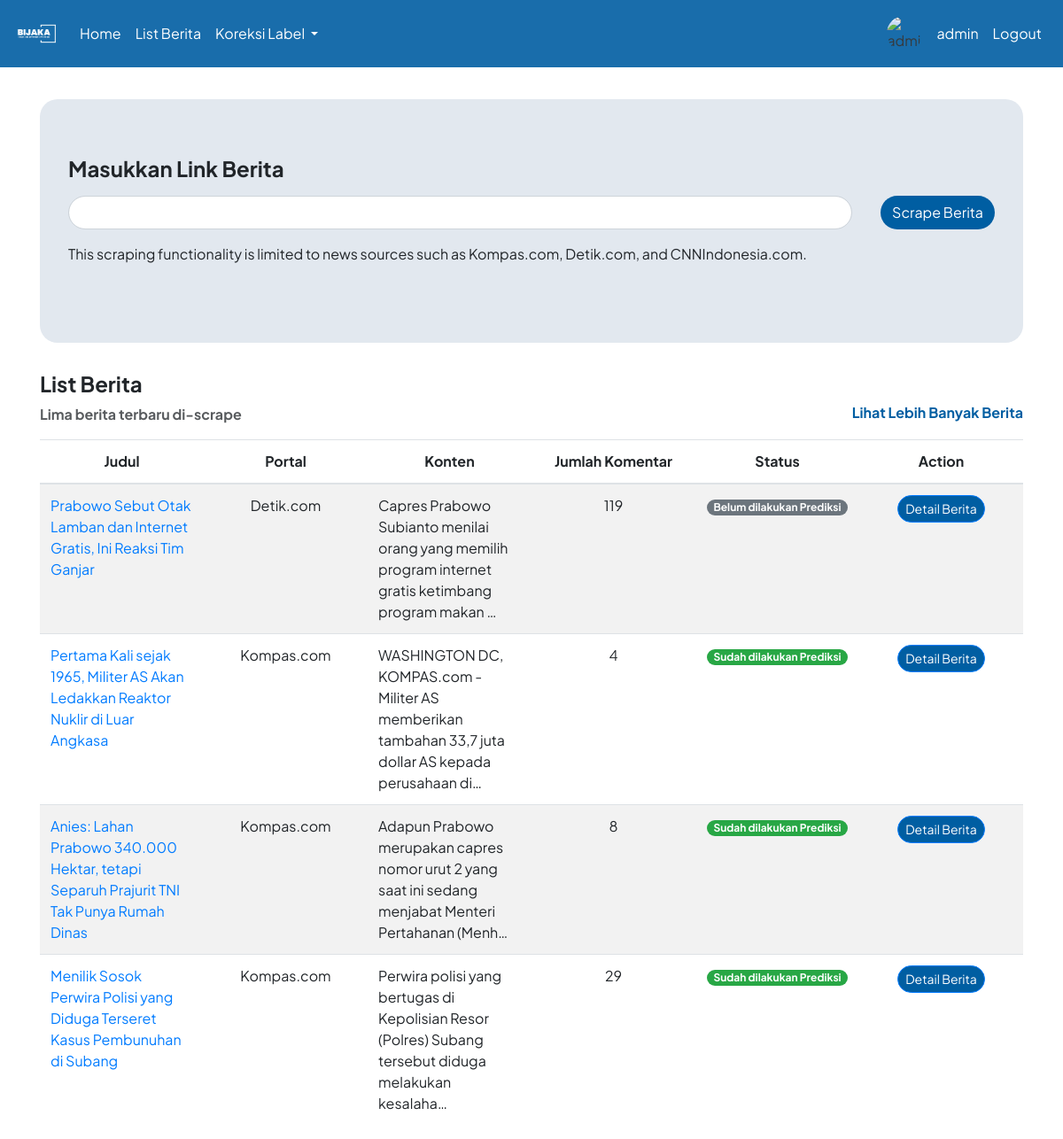
The app's page / (signed in) with its own data.
### hateapp/models.py (models this page shows, shortened)
class Berita(models.Model):
    link = models.URLField()
    portal = models.CharField(max_length=50)
    judul = models.CharField(max_length=255)
    konten = models.TextField()
    jumlah_komentar = models.PositiveIntegerField()
    timestamp_scrape = models.DateTimeField(verbose_name='Timestamp Scrape')
    @property
    def status_prediksi(self):
        return all(komentar.prediksi is not None for komentar in self.komentar_set.all())

### hateapp/views.py (the view)
# urls.py: path('', views.berita, name='berita'),
def berita(request):
    berita_list = Berita.objects.order_by('-timestamp_scrape')[:5]
    for berita in berita_list:
        print(f'Judul: {berita.judul}, Timestamp Scrape: {berita.timestamp_scrape}')
    if request.method == 'POST':
        form = LinkBeritaForm(request.POST)
        if form.is_valid():
            link_berita = form.cleaned_data['link']
            print(link_berita)
            if not link_berita.startswith("https://"):
                form = LinkBeritaForm()
                return render(request, 'home.html', {'berita_list': berita_list, 'form': form, 'error_message': f'Invalid link','stop_prediction': True})
            link_berita = link_berita.replace('http://', 'https://') if link_berita.startswith('http://') else ('https://' + link_berita) if link_berita.startswith('www.') else ('https://' + link_berita) if not link_berita.startswith('https://') else link_berita
            parsed_url = urlparse(link_berita)
            link_berita = urlunparse((parsed_url.scheme, parsed_url.netloc, parsed_url.path, '', '', ''))
            if Berita.objects.filter(link=link_berita).exists():
                form = LinkBeritaForm()
                return render(request, 'home.html', {'berita_list': berita_list, 'form': form, 'error_message': 'This link has already been scraped.', 'stop_prediction': True})
            try:
                parsed_url = urlparse(link_berita)
                domain = parsed_url.netloc
                if 'kompas.com' in domain:
                    scraper_function = scraper_kompas
                    portal = "Kompas.com"
                elif 'detik.com' in domain:
                    scraper_function = scraper_detik
                    portal = "Detik.com"
                elif 'cnnindonesia.com' in domain:
                    scraper_function = scraper_cnn
                    portal = "CNNIndonesia.com"
                else:
                    raise ValueError('Unsupported news website')
                scraped_data = scraper_function(link_berita)
                print(scraped_data)
                if scraped_data and scraped_data['jumlah_komentar'] > 0:
                    berita_baru = Berita.objects.create(
                        link=scraped_data['link'],
                        judul=scraped_data['judul'],
                        konten=scraped_data['konten'],
                        jumlah_komentar=scraped_data['jumlah_komentar'],
                        portal=portal,
                        timestamp_scrape=timezone.now()
                    )
                    for komentar_data in scraped_data.get('komentar', []):
                        Komentar.objects.create(
                            berita=berita_baru,
                            penulis_komentar=komentar_data['username'],
                            isi_komentar=komentar_data['komentar']
                        )
                    return redirect('detail_berita', berita_id=berita_baru.id)
                else:
                    error_message = "There are no comments that can be scraped"
                    form = LinkBeritaForm()
                    return render(request, 'home.html', {'berita_list': berita_list, 'form': form, 'error_message': error_message, 'stop_prediction': True})
            except Exception as e:
                error_message = f'Error in scraping: {e}'
                form = LinkBeritaForm()
                return render(request, 'home.html', {'berita_list': berita_list, 'form': form, 'error_message': error_message, 'stop_prediction': True})
    else:
        form = LinkBeritaForm()
    return render(request, 'home.html', {'berita_list': berita_list, 'form': form, 'stop_prediction': True})

### hateapp/forms.py
class LinkBeritaForm(forms.Form):
    link = forms.CharField(
        label='Masukkan Link Berita',
        widget=forms.TextInput(attrs={'class': 'form-control', 'style': 'border-radius: 20px;'})
    )

### templates/home.html (shortened to what this page needs)
{% extends 'base.html' %}
{% block content %}
<div class="jumbotron" style="border-radius: 20px; background-color: #E2E8EF">
    <form method="post" action="{% url 'berita' %}" class="mb-4" id="beritaForm">
        <div class="form-group">
            <label for="{{ form.link.id_for_label }}"><h4><strong>Masukkan Link Berita</strong></h4></label>
            <div class="input-group">
                {{ form.link }}
                <div class="input-group-append" style="margin-left: 2em;">
                    <button type="submit" class="btn" id="submitBtn" style="background-color: #005EA2; color: #fff; border-radius: 20px;">
                        <span id="button-text">Scrape Berita</span>
                    </button>
                </div>
            </div>
        </div>
        <div class="">
            <p>This scraping functionality is limited to news sources such as Kompas.com, Detik.com, and CNNIndonesia.com.</p>
        </div>
    </form>
</div>
<h4><strong>List Berita</strong></h4>
<div class="row">
    <div class="col-6">
        <p style="opacity: 0.75;"><strong>Lima berita terbaru di-scrape</strong></p>
    </div>
    <div class="col-6 text-right">
        <h6><a href="{% url 'list_berita' %}" style="color: #005EA2;"><strong>Lihat Lebih Banyak Berita</strong></a></h6>
    </div>
</div>
<table class="table table-striped" style="table-layout: fixed; width: 100%;">
    <thead class="text-center">
        <tr>
            <th>Judul</th>
            <th>Portal</th>
            <th>Konten</th>
            <th>Jumlah Komentar</th>
            <th>Status</th>
            <th>Action</th>
        </tr>
    </thead>
    <tbody>
        {% for berita in berita_list %}
            <tr>
                <td style="width: 20%; text-wrap: wrap;"><a href="{{berita.link}}" class="text-decoration-none" target="_blank">{{ berita.judul }}</a></td>
                <td class="text-center" style="width: 15%;">{{ berita.portal }}</td>
                <td style="width: 35%;">{{ berita.konten|truncatechars:100 }}</td>
                <td class="text-center" style="width: 10%;">{{ berita.jumlah_komentar }}</td>
                <td class="text-center" style="width: 5%;">
                    {% if berita.status_prediksi %}
                        <span class="badge badge-pill badge-success">Sudah dilakukan Prediksi</span>
                    {% else %}
                        <span class="badge badge-pill badge-secondary">Belum dilakukan Prediksi</span>
                    {% endif %}
                </td>
                <td class="text-center" style="width: 5%;">
                    <a href="{% url 'detail_berita' berita_id=berita.id %}" class="btn btn-sm btn-primary" style="background-color: #005EA2; color: #fff; border-radius: 20px;">Detail Berita</a>
                </td>
            </tr>
        {% endfor %}
    </tbody>
</table>
{% endblock %}

### templates/base.html (shortened to what this page needs)
<!DOCTYPE html>
{% load static %}
{% load avatar_tags %}
<html lang="en">
<head>
    <link rel="stylesheet" href="static/style.css">
    <link rel="stylesheet" href="https://cdn.jsdelivr.net/npm/bootstrap@4.6.2/dist/css/bootstrap.min.css">
</head>
<body>
  <nav class="navbar navbar-expand-lg navbar-light fixed-top" style="background-color: #005EA2; opacity: 0.90">
    <a class="navbar-brand" href="#" style="color: white; display: flex; align-items: center;">
      <img src="{% static 'bijaka.png' %}" alt="Deskripsi gambar" style="width: 50px; height: 50px; object-fit: cover; border-radius: 50%;">
  </a>
    <div class="collapse navbar-collapse" id="navbarNav">
      <ul class="navbar-nav">
        <li class="nav-item">
          <a class="nav-link" href="{% url 'berita' %}" style="color: white;">Home</a>
        </li>
        <li class="nav-item">
          <a class="nav-link" href="{% url 'list_berita' %}" style="color: white;">List Berita</a>
        </li>
        <li class="nav-item dropdown">
          <a class="nav-link dropdown-toggle" style="color: white;" href="#" id="navbarDropdownMenuLink" data-toggle="dropdown" aria-haspopup="true" aria-expanded="false">
            Koreksi Label
          </a>
        </li>
      </ul>
      <ul class="navbar-nav ml-auto">
        {% if user.is_authenticated %}
            <li class="nav-item">
              <div class="d-flex align-items-center">
                <img src="{% avatar_url user 24 %}" style="width: 40px; height: 40px;" alt="{{ user.username }} Avatar" class="rounded-circle mr-2">
                <a class="nav-link" href="#" data-toggle="modal" data-target="#logoutModal" style="color: white;">
                    {{ user.username }}
                </a>
            </div>
            </li>
            <li class="nav-item">
                <a class="nav-link" href="#" data-toggle="modal" data-target="#logoutModal" style="color: white;">Logout</a>
            </li>
        {% else %}
            <li class="nav-item">
                <a class="nav-link" href="{% url 'login' %}" style="color: white;">Login</a>
            </li>
        {% endif %}
    </ul>
    </div>
</nav>
<div class="container mt-4" style="margin-top: 7em !important;">
        {% block content %}
        {% endblock %}
    </div>
</body>
</html>

### templates/base.html (style rules this page uses)
h2, h1, p, div, a { font-family: 'Plus Jakarta Sans', sans-serif; }

### records on screen
Berita: judul "Prabowo Sebut Otak Lamban dan Internet Gratis, Ini Reaksi Tim Ganjar", portal "Detik.com", konten "Capres Prabowo Subianto menilai orang yang memilih program internet gratis ketimbang program makan …", jumlah_komentar "119", shows "Belum dilakukan Prediksi"
Berita: judul "Pertama Kali sejak 1965, Militer AS Akan Ledakkan Reaktor Nuklir di Luar Angkasa", portal "Kompas.com", konten "WASHINGTON DC, KOMPAS.com - Militer AS memberikan tambahan 33,7 juta dollar AS kepada perusahaan di…", jumlah_komentar "4", shows "Sudah dilakukan Prediksi"
Berita: judul "Anies: Lahan Prabowo 340.000 Hektar, tetapi Separuh Prajurit TNI Tak Punya Rumah Dinas", portal "Kompas.com", konten "Adapun Prabowo merupakan capres nomor urut 2 yang saat ini sedang menjabat Menteri Pertahanan (Menh…", jumlah_komentar "8", shows "Sudah dilakukan Prediksi"
Berita: judul "Menilik Sosok Perwira Polisi yang Diduga Terseret Kasus Pembunuhan di Subang", portal "Kompas.com", konten "Perwira polisi yang bertugas di Kepolisian Resor (Polres) Subang tersebut diduga melakukan kesalaha…", jumlah_komentar "29", shows "Sudah dilakukan Prediksi"

### other values on screen
{{ user.username }} "admin"
